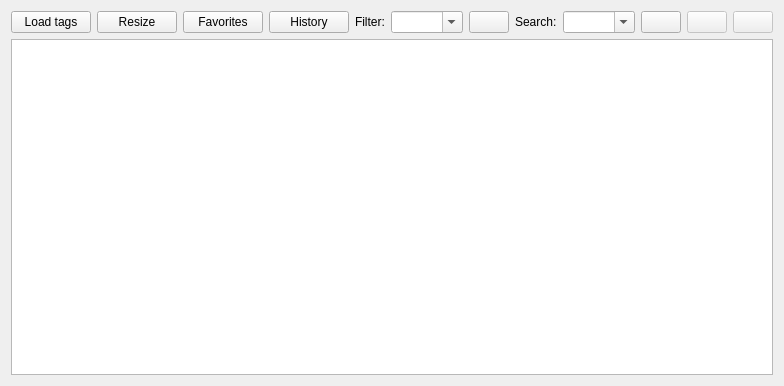
<?xml version="1.0" encoding="UTF-8"?>
<ui version="4.0">
 <class>PlaylistTable</class>
 <widget class="QWidget" name="PlaylistTable">
  <property name="geometry">
   <rect>
    <x>0</x>
    <y>0</y>
    <width>745</width>
    <height>386</height>
   </rect>
  </property>
  <property name="windowTitle">
   <string>Form</string>
  </property>
  <layout class="QVBoxLayout" name="verticalLayout">
   <item>
    <layout class="QHBoxLayout" name="horizontalLayout_4">
     <item>
      <layout class="QHBoxLayout" name="horizontalLayout_3">
       <item>
        <widget class="QPushButton" name="pushButton">
         <property name="text">
          <string>Load tags</string>
         </property>
         <property name="icon">
          <iconset resource="resources.qrc">
           <normaloff>:/img/img/icons8-update-tag-48.png</normaloff>:/img/img/icons8-update-tag-48.png</iconset>
         </property>
        </widget>
       </item>
       <item>
        <widget class="QPushButton" name="pushButton_2">
         <property name="text">
          <string>Resize</string>
         </property>
        </widget>
       </item>
       <item>
        <widget class="QPushButton" name="pushButtonFav">
         <property name="text">
          <string>Favorites</string>
         </property>
         <property name="icon">
          <iconset resource="resources.qrc">
           <normaloff>:/img/img/icons8-love-48.png</normaloff>:/img/img/icons8-love-48.png</iconset>
         </property>
        </widget>
       </item>
       <item>
        <widget class="QPushButton" name="pushButtonHistory">
         <property name="text">
          <string>History</string>
         </property>
         <property name="icon">
          <iconset resource="resources.qrc">
           <normaloff>:/img/img/icons8-history-48.png</normaloff>:/img/img/icons8-history-48.png</iconset>
         </property>
        </widget>
       </item>
      </layout>
     </item>
     <item>
      <spacer name="horizontalSpacer">
       <property name="orientation">
        <enum>Qt::Horizontal</enum>
       </property>
       <property name="sizeHint" stdset="0">
        <size>
         <width>40</width>
         <height>20</height>
        </size>
       </property>
      </spacer>
     </item>
     <item>
      <widget class="QLabel" name="label">
       <property name="text">
        <string>Filter:</string>
       </property>
      </widget>
     </item>
     <item>
      <layout class="QHBoxLayout" name="horizontalLayout_2">
       <item>
        <widget class="QComboBox" name="comboBoxFilter">
         <property name="toolTip">
          <string>Press Enter to save</string>
         </property>
         <property name="editable">
          <bool>true</bool>
         </property>
         <property name="placeholderText">
          <string>Filter</string>
         </property>
        </widget>
       </item>
       <item>
        <widget class="QPushButton" name="pushButtonClearFilter">
         <property name="text">
          <string/>
         </property>
         <property name="icon">
          <iconset resource="resources.qrc">
           <normaloff>:/img/img/icons8-delete-48.png</normaloff>:/img/img/icons8-delete-48.png</iconset>
         </property>
        </widget>
       </item>
       <item>
        <spacer name="horizontalSpacer_2">
         <property name="orientation">
          <enum>Qt::Horizontal</enum>
         </property>
         <property name="sizeType">
          <enum>QSizePolicy::Maximum</enum>
         </property>
         <property name="sizeHint" stdset="0">
          <size>
           <width>20</width>
           <height>20</height>
          </size>
         </property>
        </spacer>
       </item>
      </layout>
     </item>
     <item>
      <widget class="QLabel" name="label_2">
       <property name="text">
        <string>Search:</string>
       </property>
      </widget>
     </item>
     <item>
      <layout class="QHBoxLayout" name="horizontalLayout">
       <item>
        <widget class="QComboBox" name="comboBoxFind">
         <property name="sizePolicy">
          <sizepolicy hsizetype="Preferred" vsizetype="Fixed">
           <horstretch>0</horstretch>
           <verstretch>0</verstretch>
          </sizepolicy>
         </property>
         <property name="minimumSize">
          <size>
           <width>0</width>
           <height>0</height>
          </size>
         </property>
         <property name="toolTip">
          <string>Press Enter to save</string>
         </property>
         <property name="editable">
          <bool>true</bool>
         </property>
         <property name="placeholderText">
          <string>Find</string>
         </property>
        </widget>
       </item>
       <item>
        <widget class="QPushButton" name="pushButtonClearFind">
         <property name="text">
          <string/>
         </property>
         <property name="icon">
          <iconset resource="resources.qrc">
           <normaloff>:/img/img/icons8-delete-48.png</normaloff>:/img/img/icons8-delete-48.png</iconset>
         </property>
        </widget>
       </item>
       <item>
        <widget class="QPushButton" name="pushButtonPrev">
         <property name="enabled">
          <bool>false</bool>
         </property>
         <property name="text">
          <string/>
         </property>
         <property name="icon">
          <iconset resource="resources.qrc">
           <normaloff>:/img/img/icons8-previous-48.png</normaloff>:/img/img/icons8-previous-48.png</iconset>
         </property>
        </widget>
       </item>
       <item>
        <widget class="QPushButton" name="pushButtonNext">
         <property name="enabled">
          <bool>false</bool>
         </property>
         <property name="text">
          <string/>
         </property>
         <property name="icon">
          <iconset resource="resources.qrc">
           <normaloff>:/img/img/icons8-next-48.png</normaloff>:/img/img/icons8-next-48.png</iconset>
         </property>
        </widget>
       </item>
      </layout>
     </item>
    </layout>
   </item>
   <item>
    <widget class="QTableView" name="tableView">
     <property name="alternatingRowColors">
      <bool>true</bool>
     </property>
     <property name="selectionMode">
      <enum>QAbstractItemView::SingleSelection</enum>
     </property>
     <property name="selectionBehavior">
      <enum>QAbstractItemView::SelectRows</enum>
     </property>
     <property name="showGrid">
      <bool>false</bool>
     </property>
     <property name="sortingEnabled">
      <bool>true</bool>
     </property>
    </widget>
   </item>
  </layout>
 </widget>
 <resources>
  <include location="resources.qrc"/>
 </resources>
 <connections>
  <connection>
   <sender>pushButtonClearFilter</sender>
   <signal>clicked()</signal>
   <receiver>comboBoxFilter</receiver>
   <slot>clearEditText()</slot>
   <hints>
    <hint type="sourcelabel">
     <x>372</x>
     <y>24</y>
    </hint>
    <hint type="destinationlabel">
     <x>338</x>
     <y>20</y>
    </hint>
   </hints>
  </connection>
  <connection>
   <sender>pushButtonClearFind</sender>
   <signal>clicked()</signal>
   <receiver>comboBoxFind</receiver>
   <slot>clearEditText()</slot>
   <hints>
    <hint type="sourcelabel">
     <x>556</x>
     <y>22</y>
    </hint>
    <hint type="destinationlabel">
     <x>516</x>
     <y>26</y>
    </hint>
   </hints>
  </connection>
 </connections>
</ui>
